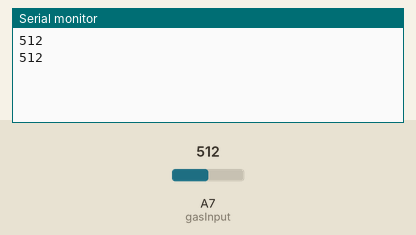
This sketch was run on a simulated Arduino Nano, built with avr-gcc and run on an emulated ATmega328P. Parts: the last lines printed to the serial monitor. Inputs (shaded band) come from the test bench; at power-on: A7 (gasInput) = 512.

Above: at 1.8 s.
1.9 s: A7 (gasInput) set to 716
At 2.7 s:
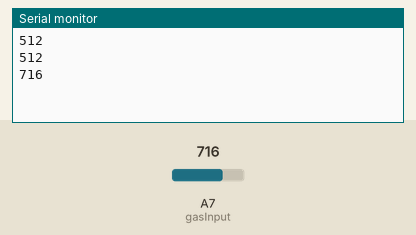
3.4 s: A7 (gasInput) set to 900
At 4.8 s:
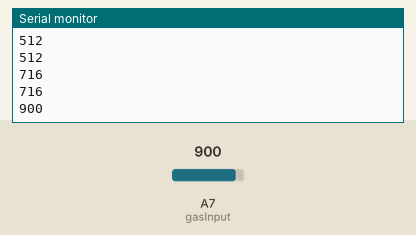
Timing chart, 0 to 6.4 s (numbered marks = the images above; inputs shaded):
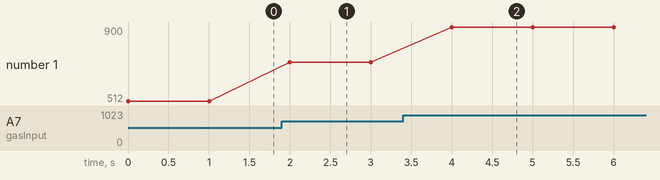

The sketch:

mq2_example.ino
```cpp
#define NORMAL_VALUE 2250

const int gasInput = A7;

void setup() {
  Serial.begin(9600);
}

void loop() {
  int gasRaw = analogRead(gasInput);
  Serial.println(gasRaw);
  delay(1000);
}
```

Measured:
- after the input at 1.9 s, the serial monitor: prints a new line after 0.10 s (image 1)
- after the input at 3.4 s, the serial monitor: prints a new line after 0.60 s (image 2)
- plotted number 1: 512 → 716 after the input at 1.9 s, 716 → 900 after the input at 3.4 s
